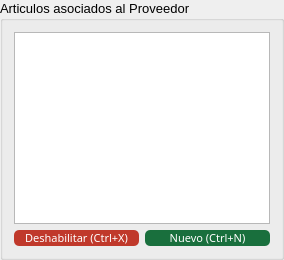
        <widget class="QGroupBox" name="groupBox_3">
         <property name="font">
          <font>
           <pointsize>10</pointsize>
          </font>
         </property>
         <property name="title">
          <string>Articulos asociados al Proveedor</string>
         </property>
         <layout class="QVBoxLayout" name="verticalLayout_2" stretch="2,0">
          <item>
           <widget class="QTableView" name="tbl_articulos">
            <property name="sizePolicy">
             <sizepolicy hsizetype="Expanding" vsizetype="Expanding">
              <horstretch>0</horstretch>
              <verstretch>0</verstretch>
             </sizepolicy>
            </property>
            <property name="baseSize">
             <size>
              <width>0</width>
              <height>0</height>
             </size>
            </property>
            <property name="frameShape">
             <enum>QFrame::StyledPanel</enum>
            </property>
            <property name="frameShadow">
             <enum>QFrame::Sunken</enum>
            </property>
            <property name="lineWidth">
             <number>1</number>
            </property>
            <property name="sizeAdjustPolicy">
             <enum>QAbstractScrollArea::AdjustIgnored</enum>
            </property>
            <property name="autoScrollMargin">
             <number>16</number>
            </property>
            <property name="dragEnabled">
             <bool>true</bool>
            </property>
            <property name="dragDropMode">
             <enum>QAbstractItemView::DragDrop</enum>
            </property>
            <property name="selectionMode">
             <enum>QAbstractItemView::SingleSelection</enum>
            </property>
            <property name="selectionBehavior">
             <enum>QAbstractItemView::SelectRows</enum>
            </property>
            <property name="verticalScrollMode">
             <enum>QAbstractItemView::ScrollPerPixel</enum>
            </property>
            <property name="gridStyle">
             <enum>Qt::SolidLine</enum>
            </property>
            <property name="sortingEnabled">
             <bool>false</bool>
            </property>
            <attribute name="horizontalHeaderMinimumSectionSize">
             <number>15</number>
            </attribute>
            <attribute name="horizontalHeaderShowSortIndicator" stdset="0">
             <bool>false</bool>
            </attribute>
            <attribute name="horizontalHeaderStretchLastSection">
             <bool>true</bool>
            </attribute>
            <attribute name="verticalHeaderVisible">
             <bool>false</bool>
            </attribute>
           </widget>
          </item>
          <item>
           <layout class="QHBoxLayout" name="horizontalLayout_2">
            <item>
             <widget class="QPushButton" name="btn_deshabilitar_art">
              <property name="sizePolicy">
               <sizepolicy hsizetype="Expanding" vsizetype="Expanding">
                <horstretch>0</horstretch>
                <verstretch>0</verstretch>
               </sizepolicy>
              </property>
              <property name="palette">
               <palette>
                <active>
                 <colorrole role="WindowText">
                  <brush brushstyle="SolidPattern">
                   <color alpha="255">
                    <red>255</red>
                    <green>255</green>
                    <blue>255</blue>
                   </color>
                  </brush>
                 </colorrole>
                 <colorrole role="Button">
                  <brush brushstyle="SolidPattern">
                   <color alpha="255">
                    <red>192</red>
                    <green>57</green>
                    <blue>43</blue>
                   </color>
                  </brush>
                 </colorrole>
                 <colorrole role="Light">
                  <brush brushstyle="SolidPattern">
                   <color alpha="255">
                    <red>127</red>
                    <green>255</green>
                    <blue>191</blue>
                   </color>
                  </brush>
                 </colorrole>
                 <colorrole role="Midlight">
                  <brush brushstyle="SolidPattern">
                   <color alpha="255">
                    <red>106</red>
                    <green>212</green>
                    <blue>159</blue>
                   </color>
                  </brush>
                 </colorrole>
                 <colorrole role="Dark">
                  <brush brushstyle="SolidPattern">
                   <color alpha="255">
                    <red>42</red>
                    <green>85</green>
                    <blue>63</blue>
                   </color>
                  </brush>
                 </colorrole>
                 <colorrole role="Mid">
                  <brush brushstyle="SolidPattern">
                   <color alpha="255">
                    <red>56</red>
                    <green>113</green>
                    <blue>84</blue>
                   </color>
                  </brush>
                 </colorrole>
                 <colorrole role="Text">
                  <brush brushstyle="SolidPattern">
                   <color alpha="255">
                    <red>255</red>
                    <green>255</green>
                    <blue>255</blue>
                   </color>
                  </brush>
                 </colorrole>
                 <colorrole role="BrightText">
                  <brush brushstyle="SolidPattern">
                   <color alpha="255">
                    <red>255</red>
                    <green>255</green>
                    <blue>255</blue>
                   </color>
                  </brush>
                 </colorrole>
                 <colorrole role="ButtonText">
                  <brush brushstyle="SolidPattern">
                   <color alpha="255">
                    <red>255</red>
                    <green>255</green>
                    <blue>255</blue>
                   </color>
                  </brush>
                 </colorrole>
                 <colorrole role="Base">
                  <brush brushstyle="SolidPattern">
                   <color alpha="255">
                    <red>192</red>
                    <green>57</green>
                    <blue>43</blue>
                   </color>
                  </brush>
                 </colorrole>
                 <colorrole role="Window">
                  <brush brushstyle="SolidPattern">
                   <color alpha="255">
                    <red>192</red>
                    <green>57</green>
                    <blue>43</blue>
                   </color>
                  </brush>
                 </colorrole>
                 <colorrole role="Shadow">
                  <brush brushstyle="SolidPattern">
                   <color alpha="255">
                    <red>0</red>
                    <green>0</green>
                    <blue>0</blue>
                   </color>
                  </brush>
                 </colorrole>
                 <colorrole role="AlternateBase">
                  <brush brushstyle="SolidPattern">
                   <color alpha="255">
                    <red>170</red>
                    <green>212</green>
                    <blue>191</blue>
                   </color>
                  </brush>
                 </colorrole>
                 <colorrole role="ToolTipBase">
                  <brush brushstyle="SolidPattern">
                   <color alpha="255">
                    <red>255</red>
                    <green>255</green>
                    <blue>220</blue>
                   </color>
                  </brush>
                 </colorrole>
                 <colorrole role="ToolTipText">
                  <brush brushstyle="SolidPattern">
                   <color alpha="255">
                    <red>0</red>
                    <green>0</green>
                    <blue>0</blue>
                   </color>
                  </brush>
                 </colorrole>
                </active>
                <inactive>
                 <colorrole role="WindowText">
                  <brush brushstyle="SolidPattern">
                   <color alpha="255">
                    <red>255</red>
                    <green>255</green>
                    <blue>255</blue>
                   </color>
                  </brush>
                 </colorrole>
                 <colorrole role="Button">
                  <brush brushstyle="SolidPattern">
                   <color alpha="255">
                    <red>192</red>
                    <green>57</green>
                    <blue>43</blue>
                   </color>
                  </brush>
                 </colorrole>
                 <colorrole role="Light">
                  <brush brushstyle="SolidPattern">
                   <color alpha="255">
                    <red>127</red>
                    <green>255</green>
                    <blue>191</blue>
                   </color>
                  </brush>
                 </colorrole>
                 <colorrole role="Midlight">
                  <brush brushstyle="SolidPattern">
                   <color alpha="255">
                    <red>106</red>
                    <green>212</green>
                    <blue>159</blue>
                   </color>
                  </brush>
                 </colorrole>
                 <colorrole role="Dark">
                  <brush brushstyle="SolidPattern">
                   <color alpha="255">
                    <red>42</red>
                    <green>85</green>
                    <blue>63</blue>
                   </color>
                  </brush>
                 </colorrole>
                 <colorrole role="Mid">
                  <brush brushstyle="SolidPattern">
                   <color alpha="255">
                    <red>56</red>
                    <green>113</green>
                    <blue>84</blue>
                   </color>
                  </brush>
                 </colorrole>
                 <colorrole role="Text">
                  <brush brushstyle="SolidPattern">
                   <color alpha="255">
                    <red>255</red>
                    <green>255</green>
                    <blue>255</blue>
                   </color>
                  </brush>
                 </colorrole>
                 <colorrole role="BrightText">
                  <brush brushstyle="SolidPattern">
                   <color alpha="255">
                    <red>255</red>
                    <green>255</green>
                    <blue>255</blue>
                   </color>
                  </brush>
                 </colorrole>
                 <colorrole role="ButtonText">
                  <brush brushstyle="SolidPattern">
                   <color alpha="255">
                    <red>255</red>
                    <green>255</green>
                    <blue>255</blue>
                   </color>
                  </brush>
                 </colorrole>
                 <colorrole role="Base">
                  <brush brushstyle="SolidPattern">
                   <color alpha="255">
                    <red>192</red>
                    <green>57</green>
                    <blue>43</blue>
                   </color>
                  </brush>
                 </colorrole>
                 <colorrole role="Window">
                  <brush brushstyle="SolidPattern">
                   <color alpha="255">
                    <red>192</red>
                    <green>57</green>
                    <blue>43</blue>
                   </color>
                  </brush>
                 </colorrole>
                 <colorrole role="Shadow">
                  <brush brushstyle="SolidPattern">
                   <color alpha="255">
                    <red>0</red>
                    <green>0</green>
                    <blue>0</blue>
                   </color>
                  </brush>
                 </colorrole>
                 <colorrole role="AlternateBase">
                  <brush brushstyle="SolidPattern">
                   <color alpha="255">
                    <red>170</red>
                    <green>212</green>
                    <blue>191</blue>
                   </color>
                  </brush>
                 </colorrole>
                 <colorrole role="ToolTipBase">
                  <brush brushstyle="SolidPattern">
                   <color alpha="255">
                    <red>255</red>
                    <green>255</green>
                    <blue>220</blue>
                   </color>
                  </brush>
                 </colorrole>
                 <colorrole role="ToolTipText">
                  <brush brushstyle="SolidPattern">
                   <color alpha="255">
                    <red>0</red>
                    <green>0</green>
                    <blue>0</blue>
                   </color>
                  </brush>
                 </colorrole>
                </inactive>
                <disabled>
                 <colorrole role="WindowText">
                  <brush brushstyle="SolidPattern">
                   <color alpha="255">
                    <red>255</red>
                    <green>255</green>
                    <blue>255</blue>
                   </color>
                  </brush>
                 </colorrole>
                 <colorrole role="Button">
                  <brush brushstyle="SolidPattern">
                   <color alpha="255">
                    <red>192</red>
                    <green>57</green>
                    <blue>43</blue>
                   </color>
                  </brush>
                 </colorrole>
                 <colorrole role="Light">
                  <brush brushstyle="SolidPattern">
                   <color alpha="255">
                    <red>127</red>
                    <green>255</green>
                    <blue>191</blue>
                   </color>
                  </brush>
                 </colorrole>
                 <colorrole role="Midlight">
                  <brush brushstyle="SolidPattern">
                   <color alpha="255">
                    <red>106</red>
                    <green>212</green>
                    <blue>159</blue>
                   </color>
                  </brush>
                 </colorrole>
                 <colorrole role="Dark">
                  <brush brushstyle="SolidPattern">
                   <color alpha="255">
                    <red>42</red>
                    <green>85</green>
                    <blue>63</blue>
                   </color>
                  </brush>
                 </colorrole>
                 <colorrole role="Mid">
                  <brush brushstyle="SolidPattern">
                   <color alpha="255">
                    <red>56</red>
                    <green>113</green>
                    <blue>84</blue>
                   </color>
                  </brush>
                 </colorrole>
                 <colorrole role="Text">
                  <brush brushstyle="SolidPattern">
                   <color alpha="255">
                    <red>255</red>
                    <green>255</green>
                    <blue>255</blue>
                   </color>
                  </brush>
                 </colorrole>
                 <colorrole role="BrightText">
                  <brush brushstyle="SolidPattern">
                   <color alpha="255">
                    <red>255</red>
                    <green>255</green>
                    <blue>255</blue>
                   </color>
                  </brush>
                 </colorrole>
                 <colorrole role="ButtonText">
                  <brush brushstyle="SolidPattern">
                   <color alpha="255">
                    <red>255</red>
                    <green>255</green>
                    <blue>255</blue>
                   </color>
                  </brush>
                 </colorrole>
                 <colorrole role="Base">
                  <brush brushstyle="SolidPattern">
                   <color alpha="255">
                    <red>192</red>
                    <green>57</green>
                    <blue>43</blue>
                   </color>
                  </brush>
                 </colorrole>
                 <colorrole role="Window">
                  <brush brushstyle="SolidPattern">
                   <color alpha="255">
                    <red>192</red>
                    <green>57</green>
                    <blue>43</blue>
                   </color>
                  </brush>
                 </colorrole>
                 <colorrole role="Shadow">
                  <brush brushstyle="SolidPattern">
                   <color alpha="255">
                    <red>0</red>
                    <green>0</green>
                    <blue>0</blue>
                   </color>
                  </brush>
                 </colorrole>
                 <colorrole role="AlternateBase">
                  <brush brushstyle="SolidPattern">
                   <color alpha="255">
                    <red>85</red>
                    <green>170</green>
                    <blue>127</blue>
                   </color>
                  </brush>
                 </colorrole>
                 <colorrole role="ToolTipBase">
                  <brush brushstyle="SolidPattern">
                   <color alpha="255">
                    <red>255</red>
                    <green>255</green>
                    <blue>220</blue>
                   </color>
                  </brush>
                 </colorrole>
                 <colorrole role="ToolTipText">
                  <brush brushstyle="SolidPattern">
                   <color alpha="255">
                    <red>0</red>
                    <green>0</green>
                    <blue>0</blue>
                   </color>
                  </brush>
                 </colorrole>
                </disabled>
               </palette>
              </property>
              <property name="font">
               <font>
                <family>Ariall</family>
                <pointsize>-1</pointsize>
               </font>
              </property>
              <property name="styleSheet">
               <string notr="true">#btn_deshabilitar_art{
	background-color: #C0392B ;
	color: #ffffff;
	font-family: 'Ariall';
	font-size: 11px;
	border-radius: 5px;
	}

#btn_deshabilitar_art:hover{
	background-color: #DF013A;
	}

</string>
              </property>
              <property name="text">
               <string>Deshabilitar (Ctrl+X)</string>
              </property>
              <property name="icon">
               <iconset>
                <normaloff>../ico/remove_from_database.ico</normaloff>../ico/remove_from_database.ico</iconset>
              </property>
              <property name="iconSize">
               <size>
                <width>40</width>
                <height>40</height>
               </size>
              </property>
             </widget>
            </item>
            <item>
             <widget class="QPushButton" name="btn_nuevo_art">
              <property name="sizePolicy">
               <sizepolicy hsizetype="Expanding" vsizetype="Expanding">
                <horstretch>0</horstretch>
                <verstretch>0</verstretch>
               </sizepolicy>
              </property>
              <property name="font">
               <font>
                <family>Ariall</family>
                <pointsize>-1</pointsize>
               </font>
              </property>
              <property name="styleSheet">
               <string notr="true">/*Estilos para el botón*/

#btn_nuevo_art{
	background-color: #196F3D;
	color: #ffffff;
	font-family: 'Ariall';
	font-size: 11px;
	border-radius: 5px;
	}

#btn_nuevo_art:hover{
	background-color: #04B431;
	}
</string>
              </property>
              <property name="text">
               <string>Nuevo (Ctrl+N)</string>
              </property>
              <property name="icon">
               <iconset>
                <normaloff>../ico/add_to_database.ico</normaloff>../ico/add_to_database.ico</iconset>
              </property>
              <property name="iconSize">
               <size>
                <width>40</width>
                <height>40</height>
               </size>
              </property>
             </widget>
            </item>
           </layout>
          </item>
         </layout>
        </widget>
